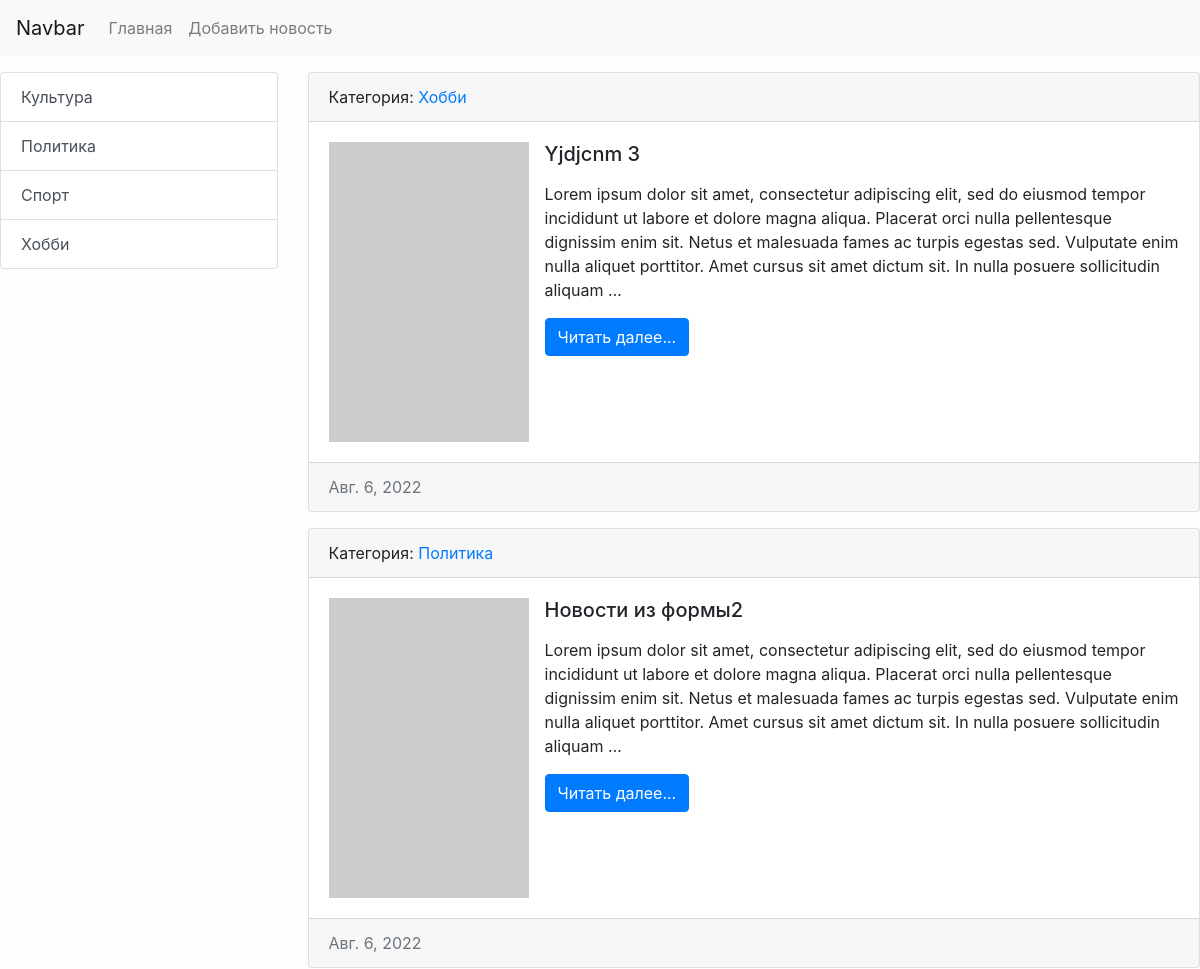
Before: / (upper part) with the older database file.
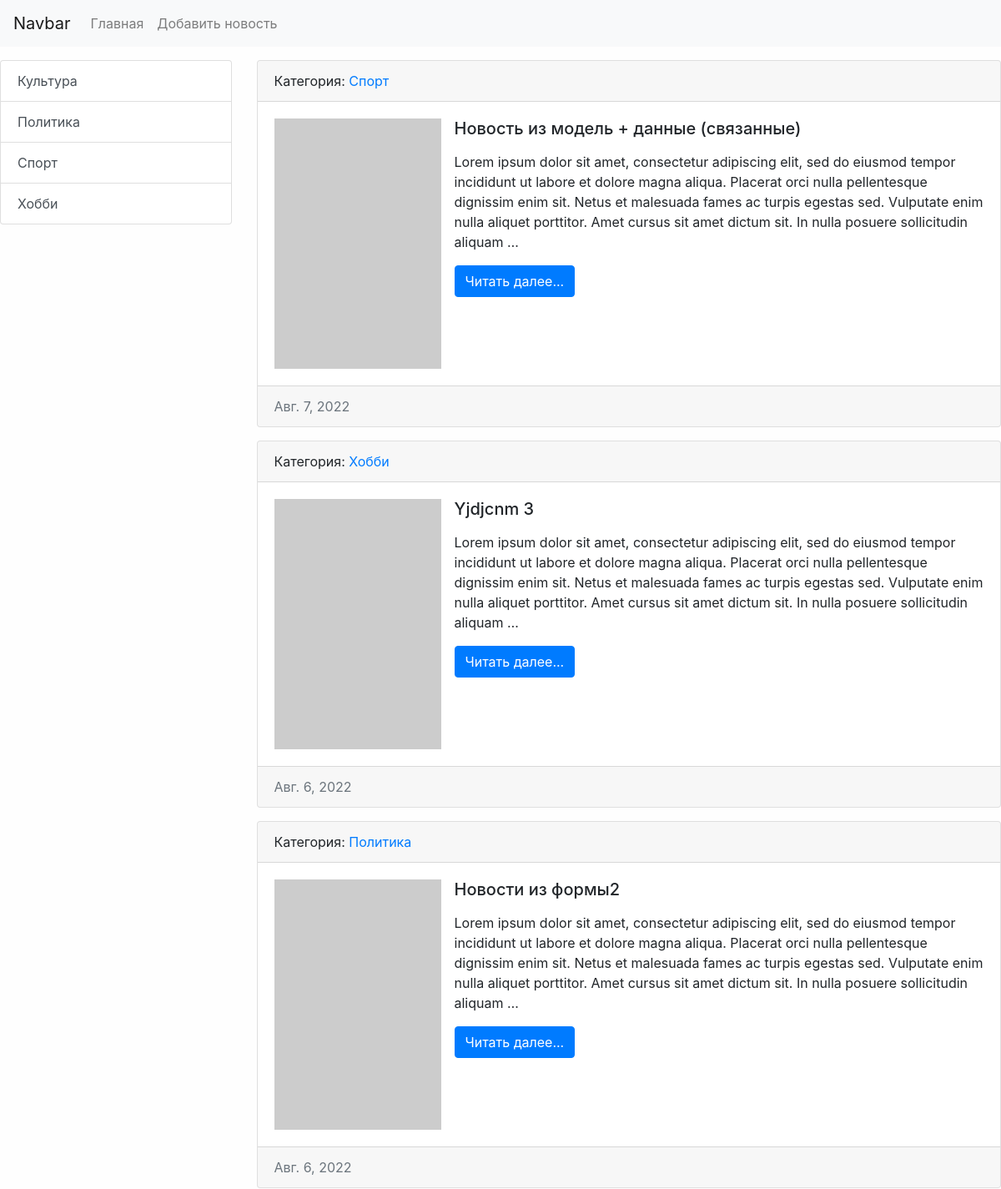
After: the same page with the newer database file.
### news/models.py (models this page shows, shortened)
class Category(models.Model):
    title = models.CharField(max_length=150, db_index=True, verbose_name='Наименование категории')
    def get_absolute_url(self):
        return reverse('category', kwargs={"category_id": self.pk})
    def __str__(self):
        return self.title
    class Meta:
        verbose_name = 'Категория'
        verbose_name_plural = 'Категории'
        ordering = ['title']

class News(models.Model):
    title = models.CharField(max_length=150, verbose_name='Заголовок')
    content = models.TextField(blank=True, verbose_name='Контент')
    created_at = models.DateTimeField(auto_now_add=True, verbose_name='Дата публикации')  # рег.даты создания
    updated_at = models.DateTimeField(auto_now=True, verbose_name='Дата изменения')  # рег.даты изменения
    photo = models.ImageField(upload_to='photos/%Y/%m/%d/', verbose_name='Фото',
                              blank=True)  # параметр показывает куда сохранять
    is_published = models.BooleanField(default=True, verbose_name='Опубликовано?')
    category = models.ForeignKey('Category', on_delete=models.PROTECT, null=True, verbose_name='Категория')
    def get_absolute_url(self):
        print("news_id", self.pk)
        return reverse('view_news', kwargs={"news_id": self.pk})
    class Meta:
        verbose_name = 'Новость'
        verbose_name_plural = 'Новости'
        ordering = ['-created_at', '-title']

### news/views.py (the view)
# urls.py: path('', index, name='home'),
def index(request):
    news = News.objects.order_by('-created_at')
    context = {'news': news,
               'title': 'Список новостей'}
    return render(request,
                  template_name='news/index.html',
                  context=context)

### news/templatetags/news_tags.py (called while the page is built)
@register.inclusion_tag('news/list_categories.html')
def show_categories(arg1 = 'Hello', arg2 = 'world'):
    categories = Category.objects.all()
    return {'categories':categories, 'arg1':arg1, 'arg2':arg2}

### news/templates/news/index.html
{% extends 'base.html' %}
{% block sidebar %}
    {% include 'inc/_sidebar.html' %}
{% endblock %}
{% block content %}
    {% for item in news %}
        <div class="card mb-3">
            <div class="card-header">
                Категория: <a href="{{ item.category.get_absolute_url }}">{{ item.category }}</a>
            </div>
            <div class="card-body">
                <div class="media">
                    {% if item.photo %}
                        <img src="{{ item.photo.url }}" alt="" width="200" class="mr-3">
                    {% else %}
                        <img src="https://picsum.photos/200/300?grayscale" alt="" class="mr-3">
                    {% endif %}
                    <div class="media-body">
                        <h5 class="card-title">{{ item.title }}</h5>
                        <p class="card-text ">{{ item.content|safe|linebreaks|truncatewords:50 }}</p>
                        <a href="{{ item.get_absolute_url }}" class="btn btn-primary">Читать далее...</a>
                    </div>
                </div>
            </div>
            <div class="card-footer text-muted">
                {{ item.created_at|date }}
            </div>
        </div>
    {% endfor %}
{% endblock %}

### news/templates/news/list_categories.html
<div class="list-group">
    {% for item in categories %}
        <a href="{{ item.get_absolute_url }}"
           class="list-group-item list-group-item-action">{{ item.title }}</a>
    {% endfor %}
</div>

Changed rows visible on the page:
added News: category "Спорт", title "Новость из модель + данные (связанные)", content "Lorem ipsum dolor sit amet, consectetur adipiscing elit, sed do eiusmod tempor incididunt ut labore et dolore magna aliqua. Placerat orci nulla pellentesque dignissim enim sit. Netus et malesuada fames ac turpis egestas sed. Vulputate enim nulla aliquet porttitor. Amet cursus sit amet dictum sit. In nulla posuere sollicitudin aliquam …", created_at "Авг. 7, 2022"
